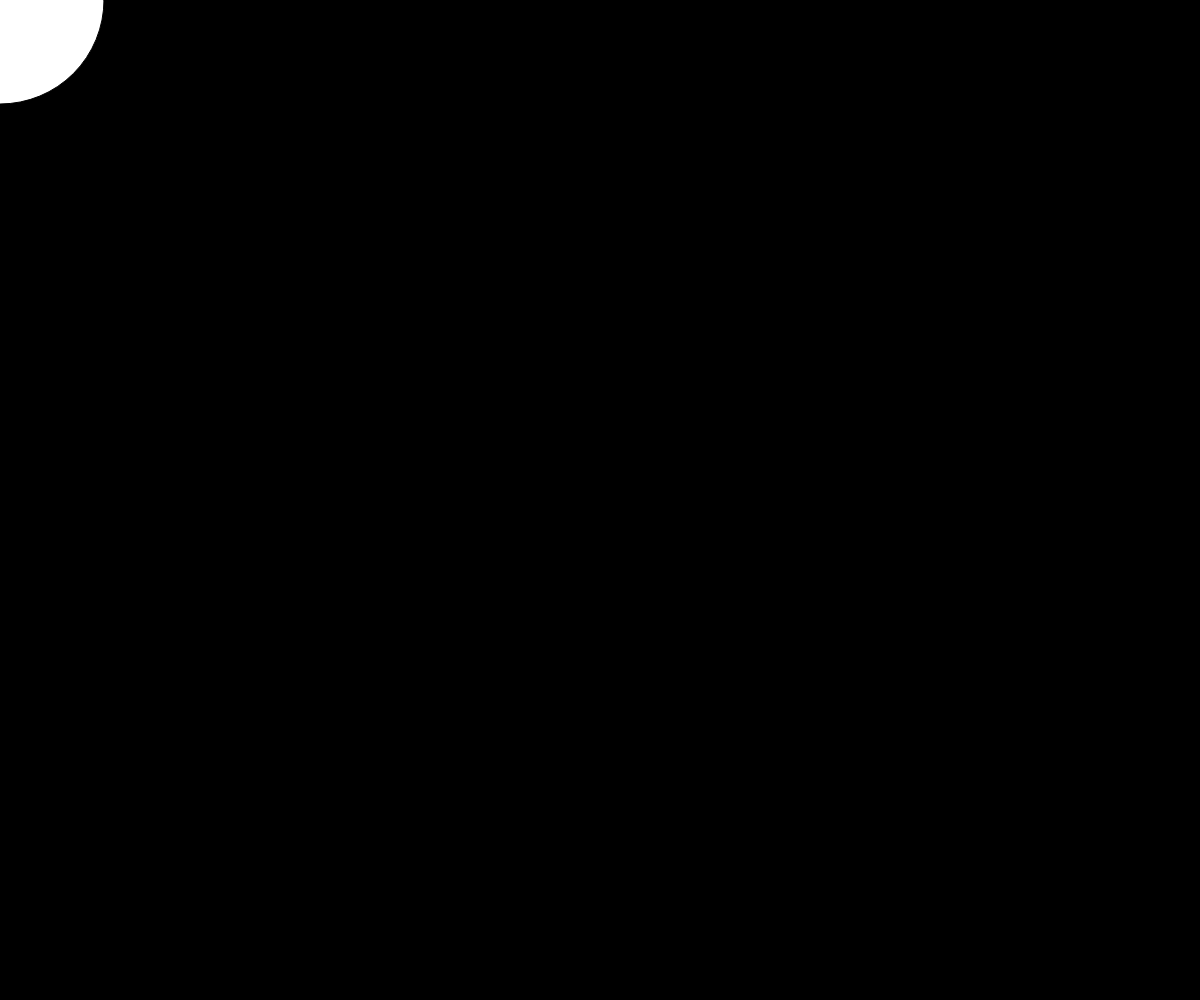
Frame 1 (no input)
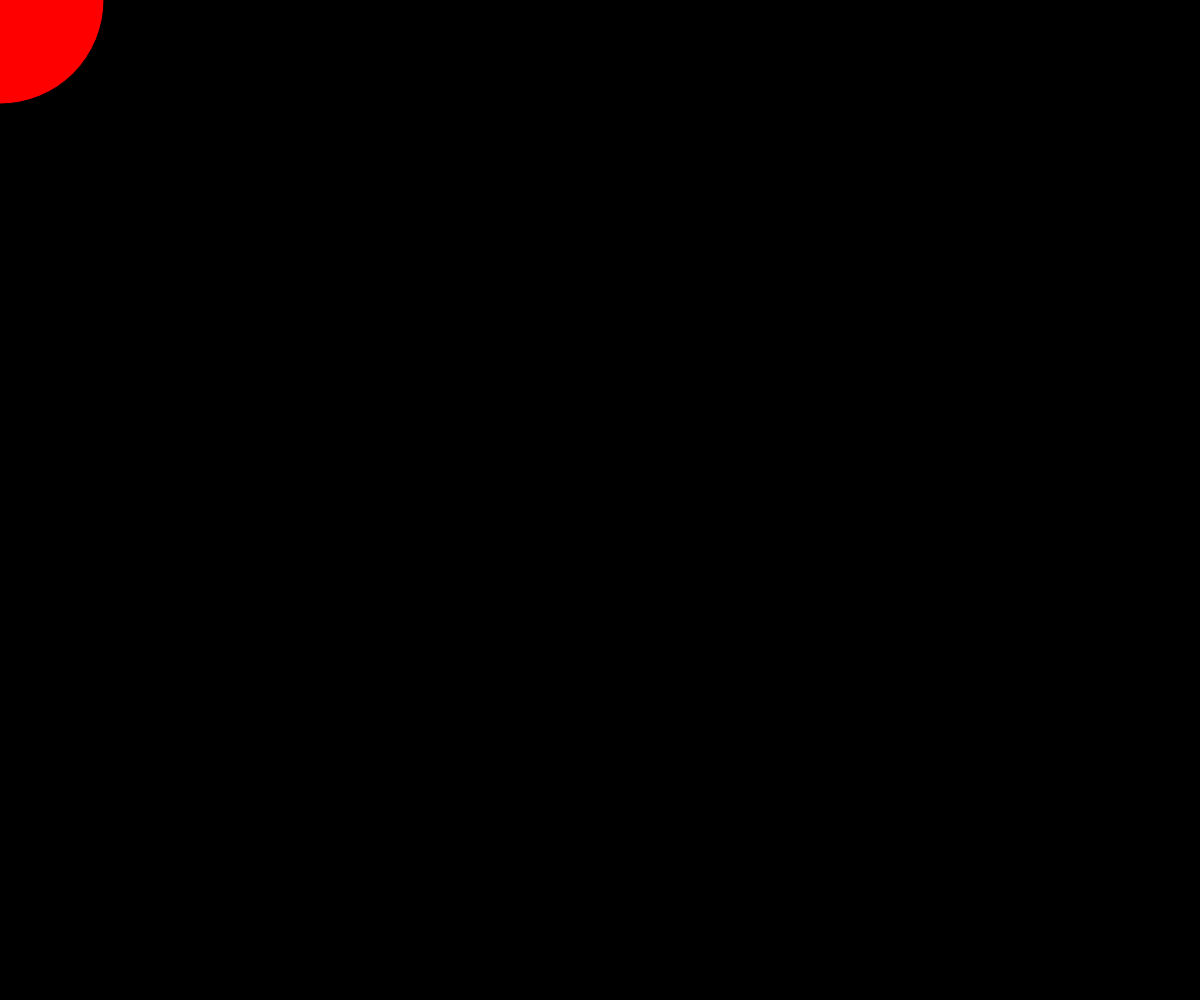
Frame 60 (no input)
Frame 120 (the mouse pressed at the canvas centre since frame 60): identical to frame 60, image omitted

The p5.js sketch that drew these frames (run headless with seeded random() and noise() and a simulated clock; from frame 60 on, the mouse is pressed at the canvas centre):

// p5.js sketch
// ── sketch.js
let erzaem = {
	x: 0,
	y: 0,

	otrisovka: function() {
		background("black");
		ellipse(this.x, this.y, 208, 208);
		fill("red");

	},
	
	okrujnost: function() {
		if (keyIsPressed) {
			if (keyCode === 39) {
				if (this.x < 1150) {
					fill("yellow");
					this.x = this.x + 20;
				}
			}
			if (keyCode === 40) {
				if (this.y < height - 112) {
					this.y = this.y + 20;
				}
			}

			if (keyCode === 37) {
				if (this.x > 104) {
					fill("brown");
					this.x = this.x - 20;
				}
			}
			if (keyCode === 38) {
				if (this.y > 112) {
					this.y = this.y - 20;
				}
			}
		}
	}
}

function setup() {
	createCanvas(windowWidth, windowHeight);
	background(100);

}

function draw() {
	erzaem.otrisovka();
	erzaem.okrujnost();

}
